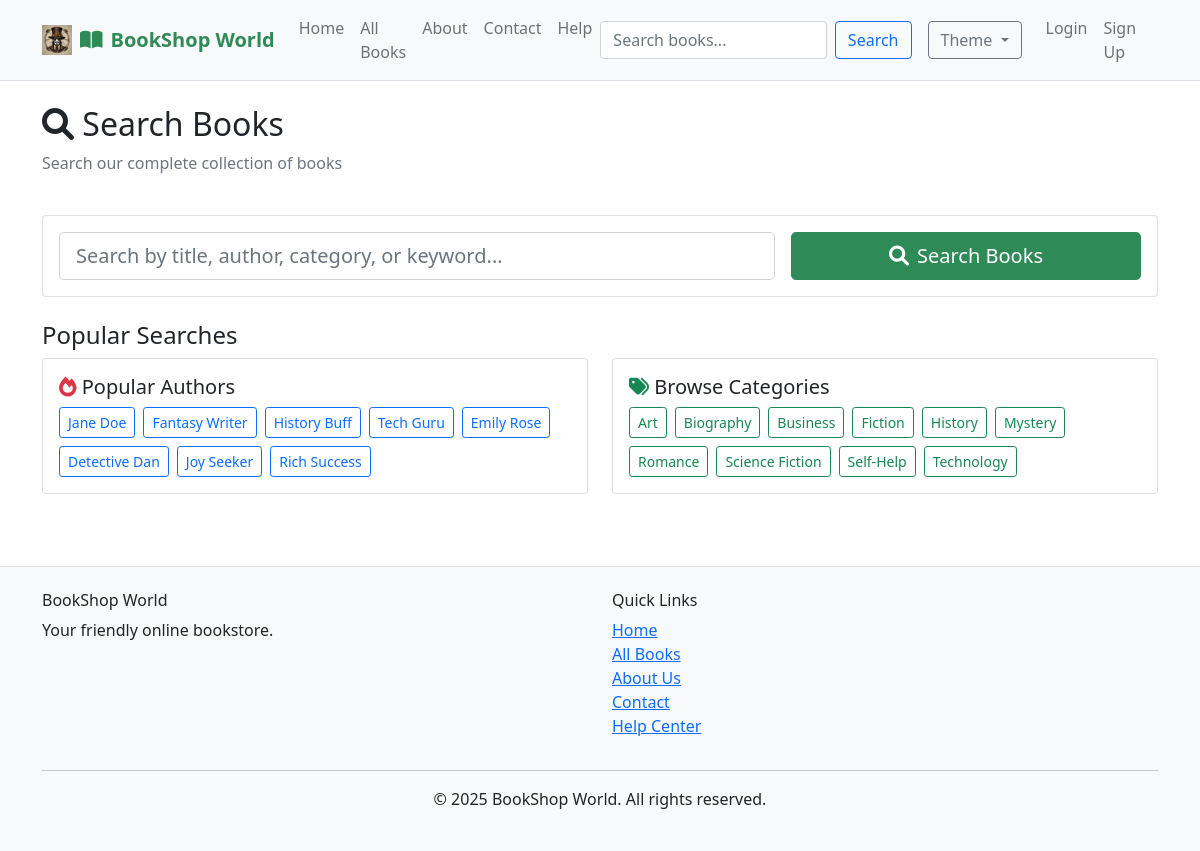
Screenshot of /search.php with the database file from the repository.
### tables this page shows
CREATE TABLE categories (
    id INT AUTO_INCREMENT PRIMARY KEY,
    name VARCHAR(100) NOT NULL
);

### search.php (the view, shortened to what this page needs)
<?php
$search_query = isset($_GET['q']) ? trim($_GET['q']) : '';
$page = isset($_GET['page']) ? (int)$_GET['page'] : 1;
$products = [];
$total_products = 0;
$total_pages = 0;
require_once 'header.php';
?>
<div class="container mt-4">
    <div class="row mb-4">
        <div class="col-12">
            <h2><i class="fas fa-search"></i> Search Books</h2>
            <?php if (!empty($search_query)): ?>
                <p class="text-muted">
                    Showing <?php echo $total_products; ?> results for
                    <strong>"<?php echo htmlspecialchars($search_query); ?>"</strong>
                </p>
            <?php else: ?>
                <p class="text-muted">Search our complete collection of books</p>
            <?php endif; ?>
        </div>
    </div>
    <div class="row mb-4">
        <div class="col-12">
            <div class="card">
                <div class="card-body">
                    <form method="GET" class="row g-3">
                        <div class="col-md-8">
                            <input type="text" class="form-control form-control-lg" name="q"
                                   value="<?php echo htmlspecialchars($search_query); ?>"
                                   placeholder="Search by title, author, category, or keyword..."
                                   required>
                        </div>
                        <div class="col-md-4">
                            <button type="submit" class="btn btn-primary btn-lg w-100">
                                <i class="fas fa-search me-2"></i>Search Books
                            </button>
                        </div>
                    </form>
                </div>
            </div>
        </div>
    </div>
    <?php if (!empty($search_query)): ?>
        <?php if (!empty($products)): ?>
        <div class="row">
            <?php foreach ($products as $product): ?>
            <div class="col-lg-3 col-md-4 col-sm-6 mb-4">
                <div class="card product-card h-100 shadow-sm">
                    <div class="card-body d-flex flex-column">
                        <h6 class="card-title fw-bold">
                            <a href="product.php?id=<?php echo $product['id']; ?>"
                               class="text-decoration-none text-dark">
                                <?php
                                $highlighted_title = str_ireplace($search_query, '<mark>' . $search_query . '</mark>', htmlspecialchars($product['title']));
                                echo $highlighted_title;
                                ?>
                            </a>
                        </h6>
                        <p class="card-text text-muted small">
                            by <?php
                            $highlighted_author = str_ireplace($search_query, '<mark>' . $search_query . '</mark>', htmlspecialchars($product['author']));
                            echo $highlighted_author;
                            ?>
                        </p>
                        <p class="card-text text-muted small">
                            <i class="fas fa-tag"></i>
                            <?php
                            $highlighted_category = str_ireplace($search_query, '<mark>' . $search_query . '</mark>', htmlspecialchars($product['category_name']));
                            echo $highlighted_category;
                            ?>
                        </p>
                        <p class="card-text flex-grow-1">
                            <?php
                            $description_excerpt = substr($product['description'], 0, 100);
                            $highlighted_description = str_ireplace($search_query, '<mark>' . $search_query . '</mark>', htmlspecialchars($description_excerpt));
                            echo $highlighted_description;
                            ?>...
                        </p>
                        <div class="mb-2">
                            <small class="text-muted">Available in:</small><br>
                            <?php if ($product['paperback']): ?>
                                <span class="badge bg-secondary me-1">Paperback</span>
                            <?php endif; ?>
                            <?php if ($product['hardcover']): ?>
                                <span class="badge bg-secondary me-1">Hardcover</span>
                            <?php endif; ?>
                            <?php if ($product['ebook']): ?>
                                <span class="badge bg-secondary me-1">E-Book</span>
                            <?php endif; ?>
                        </div>
                        <div class="mt-auto">
                            <div class="d-flex justify-content-between align-items-center">
                                <span class="h6 text-primary fw-bold mb-0">
                                    $<?php echo number_format($product['price'], 2); ?>
                                </span>
                                <div>
                                    <a href="product.php?id=<?php echo $product['id']; ?>"
                                       class="btn btn-outline-primary btn-sm me-1">
                                        <i class="fas fa-eye"></i>
                                    </a>
                                    <?php if (isLoggedIn()): ?>
                                    <button class="btn btn-primary btn-sm"
                                            onclick="addToCart(<?php echo $product['id']; ?>)">
                                        <i class="fas fa-cart-plus"></i>
                                    </button>
                                    <?php endif; ?>
                                </div>
                            </div>
                        </div>
                    </div>
                </div>
            </div>
            <?php endforeach; ?>
        </div>
        <?php if ($total_pages > 1): ?>
        <div class="row mt-4">
            <div class="col-12">
                <nav aria-label="Search results pagination">
                    <ul class="pagination justify-content-center">
                        <?php if ($page > 1): ?>
                        <li class="page-item">
                            <a class="page-link" href="?q=<?php echo urlencode($search_query); ?>&page=<?php echo $page-1; ?>">
                                Previous
                            </a>
                        </li>
                        <?php endif; ?>
                        <?php for ($i = 1; $i <= $total_pages; $i++): ?>
                        <li class="page-item <?php echo $i == $page ? 'active' : ''; ?>">
                            <a class="page-link" href="?q=<?php echo urlencode($search_query); ?>&page=<?php echo $i; ?>">
                                <?php echo $i; ?>
                            </a>
                        </li>
                        <?php endfor; ?>
                        <?php if ($page < $total_pages): ?>
                        <li class="page-item">
                            <a class="page-link" href="?q=<?php echo urlencode($search_query); ?>&page=<?php echo $page+1; ?>">
                                Next
                            </a>
                        </li>
                        <?php endif; ?>
                    </ul>
                </nav>
            </div>
        </div>
        <?php endif; ?>
        <?php else: ?>
        <div class="row">
            <div class="col-12 text-center">
                <div class="alert alert-warning">
                    <i class="fas fa-search fa-3x mb-3"></i>
                    <h4>No books found</h4>
                    <p>We couldn't find any books matching <strong>"<?php echo htmlspecialchars($search_query); ?>"</strong></p>
                    <p>Try:</p>
                    <ul class="list-unstyled">
                        <li>• Check your spelling</li>
                        <li>• Use different keywords</li>
                        <li>• Search by author name</li>
                        <li>• Browse categories instead</li>
                    </ul>
                    <a href="products.php" class="btn btn-primary">Browse All Books</a>
                </div>
            </div>
        </div>
        <?php endif; ?>
    <?php else: ?>
    <div class="row">
        <div class="col-12">
            <h4>Popular Searches</h4>
        </div>
        <div class="col-md-6 mb-4">
            <div class="card">
                <div class="card-body">
                    <h5 class="card-title"><i class="fas fa-fire text-danger"></i> Popular Authors</h5>
                    <div class="d-flex flex-wrap gap-2">
                        <?php
                        $stmt = $pdo->prepare("SELECT author, COUNT(*) as book_count FROM products GROUP BY author ORDER BY book_count DESC LIMIT 8");
                        $stmt->execute();
                        $popular_authors = $stmt->fetchAll();
                        foreach ($popular_authors as $author): ?>
                        <a href="search.php?q=<?php echo urlencode($author['author']); ?>"
                           class="btn btn-outline-primary btn-sm">
                            <?php echo htmlspecialchars($author['author']); ?>
                        </a>
                        <?php endforeach; ?>
                    </div>
                </div>
            </div>
        </div>
        <div class="col-md-6 mb-4">
            <div class="card">
                <div class="card-body">
                    <h5 class="card-title"><i class="fas fa-tags text-success"></i> Browse Categories</h5>
                    <div class="d-flex flex-wrap gap-2">
                        <?php
                        $stmt = $pdo->prepare("SELECT * FROM categories ORDER BY name");
                        $stmt->execute();
                        $all_categories = $stmt->fetchAll();
                        foreach ($all_categories as $cat): ?>
                        <a href="category.php?id=<?php echo $cat['id']; ?>"
                           class="btn btn-outline-success btn-sm">
                            <?php echo htmlspecialchars($cat['name']); ?>
                        </a>
                        <?php endforeach; ?>
                    </div>
                </div>
            </div>
        </div>
    </div>
    <?php endif; ?>
</div>
<?php require_once 'footer.php'; ?>

### rows the page displays
categories: name "Art"
categories: name "Biography"
categories: name "Business"
categories: name "Fiction"
categories: name "History"
categories: name "Mystery"
categories: name "Romance"
categories: name "Science Fiction"
categories: name "Self-Help"
categories: name "Technology"

### other values shown
$author['author'] "Jane Doe"
$author['author'] "Fantasy Writer"
$author['author'] "History Buff"
$author['author'] "Tech Guru"
$author['author'] "Emily Rose"
$author['author'] "Detective Dan"
$author['author'] "Joy Seeker"
$author['author'] "Rich Success"
